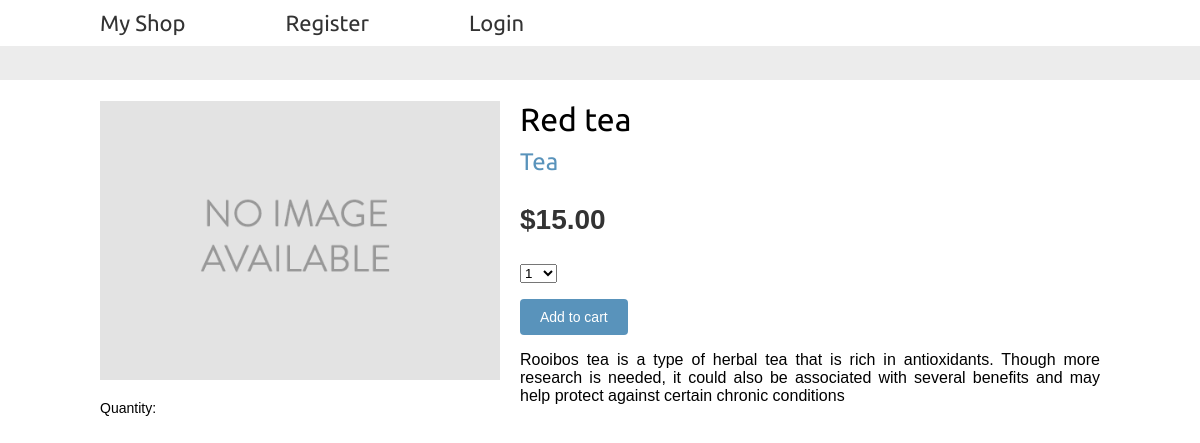
/2/red-tea, run on the app's committed database.
### shop/models.py (models this page shows, shortened)
class Product(models.Model):
    category = models.ForeignKey(Category, related_name='products', on_delete=models.CASCADE)
    name = models.CharField(max_length=200)
    slug = models.SlugField(max_length=200)
    image = models.ImageField(upload_to='products/%Y/%m/%d', blank=True)
    description = models.TextField(blank=True)
    price = models.DecimalField(max_digits=10, decimal_places=2)
    available = models.BooleanField(default=True)
    created = models.DateTimeField(auto_now_add=True)
    updated = models.DateTimeField(auto_now=True)
    class Meta:
        ordering = ['name']
        indexes = [
            models.Index(fields=['id', 'slug']),
            models.Index(fields=['name']),
            models.Index(fields=['-created']),
        ]

class Category(models.Model):
    name = models.CharField(max_length=200)
    slug = models.SlugField(max_length=200, unique=True)
    class Meta:
        ordering = ['name']
        indexes = [
            models.Index(fields=['name']),
        ]
        verbose_name = 'category'
        verbose_name_plural = 'categories'
    def __str__(self):
        return self.name
    def get_absolute_url(self):
        return reverse('shop:product_list_by_category', args=[self.slug])

### shop/views.py (the view)
# urls.py: path('<int:id>/<slug:slug>', views.product_detail, name='product_detail'),
def product_detail(request, id, slug):
    product = get_object_or_404(Product, id=id, slug=slug, available=True)
    cart_product_form = CartAddProductForm()
    return render(request, 'shop/product/detail.html', {'product': product, 'cart_product_form':cart_product_form})

### cart/forms.py
class CartAddProductForm(forms.Form):
    quantity = forms.TypedChoiceField(choices=PRODUCT_QUANTITY_CHOICES, coerce=int)
    override = forms.BooleanField(required=False, initial=False, widget=forms.HiddenInput)

### cart/context_processors.py (called while the page is built)
def cart(request):
    return {'cart': Cart(request)}

### shop/templates/shop/product/detail.html (shortened to what this page needs)
{% extends "shop/base.html" %}
{% load static %}
{% block content %}
    <div class="product-detail">
        <img src="{% if product.image %}{{product.image.url}}{% else %}{% static 'images/no_image.png' %}{% endif %}" alt="">
        <h1>{{product.name}}</h1>
        <h2>
            <a href="{{ product.category.get_absolute_url }}"> {{product.category}} </a>
        </h2>
        <p class="price">${{product.price}}</p>
        <form action="{% url 'cart:cart_add' product.id %}" method="post">
            {{ cart_product_form.as_p }}
            <input type="submit" value="Add to cart">
        </form>
        {{product.description|linebreaks}}
    </div>
{% endblock content %}

### shop/static/css/base.css (style rules this page uses)
body { margin:0; padding:0; font-family:helvetica, sans-serif; }
h1, h2, h3, h4, h5 , h6 { font-family: 'Ubuntu', sans-serif; font-weight:normal; }
a { text-decoration:none; color:#5993bb; }
a.button, input[type="submit"] { color:#fff; background:#5993bb; border-radius:4px; padding:10px 20px; font-size:14px; border:0; }
form p label, form p input { float:left; clear:both; }
form p label { font-size:14px; padding-bottom:4px; }
.product-detail { text-align:justify; }
.product-detail .price { color:#333; font-size:28px; font-weight:bold; }
.product-detail img { width:40%; float:left; padding:0 20px 20px 0; }
.product-detail h1 { margin-bottom:0; }
.product-detail h2 { margin-top:10px; }

### data on the page
Product: name "Red tea", category "Tea", price "15.00", description "Rooibos tea is a type of herbal tea that is rich in antioxidants. Though more research is needed, it could also be associated with several benefits and may help protect against certain chronic conditions"
